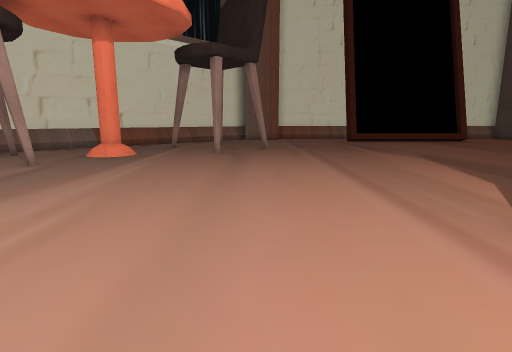
[1] (above)

24 first-person views from a walk through a 3-D level made in the Unity game engine. The camera is 1.2 m above the floor, tilts 10° down and sees 80° across. The floor is counted in squares, 1 m on a side. Each view is taken from the middle of a square. On the plan, view 1 faces up. The plan holds only what a view shows up to about 13 squares ahead; the rest is blank. The place goes on beyond the plan.

[2]
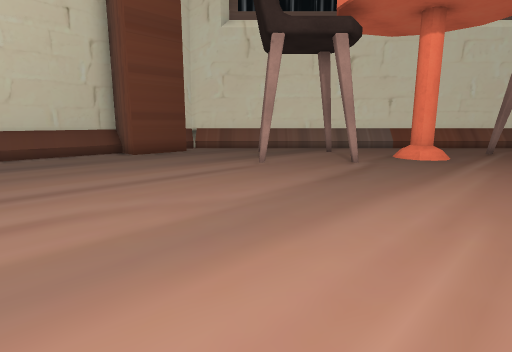

[3]
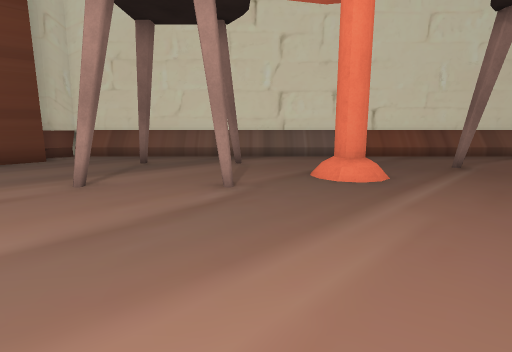

[4]
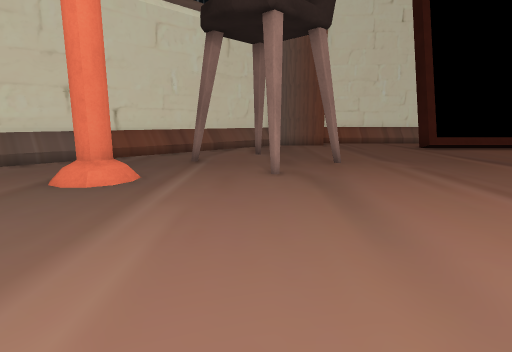

[5]
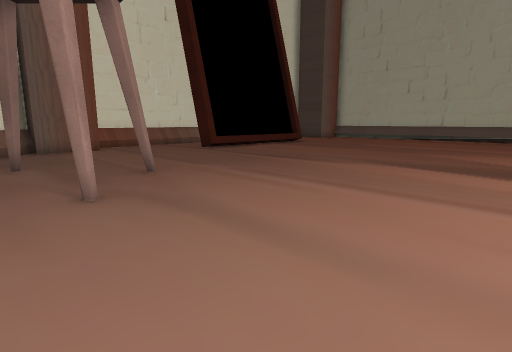

[6]
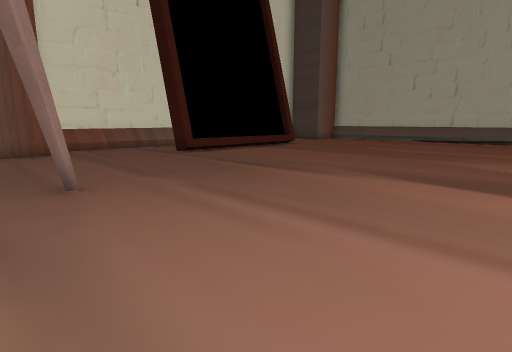

[7]
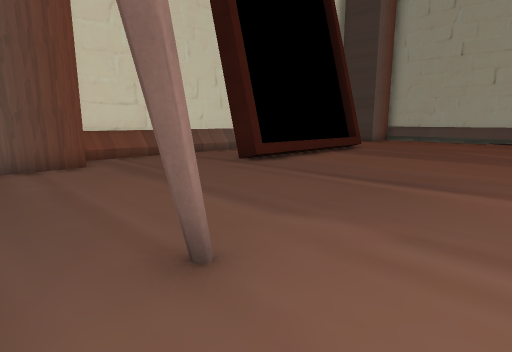

[8]
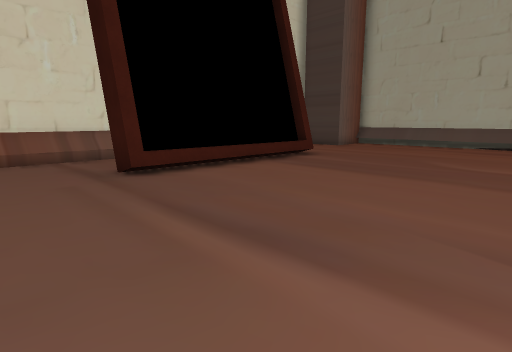

[9]
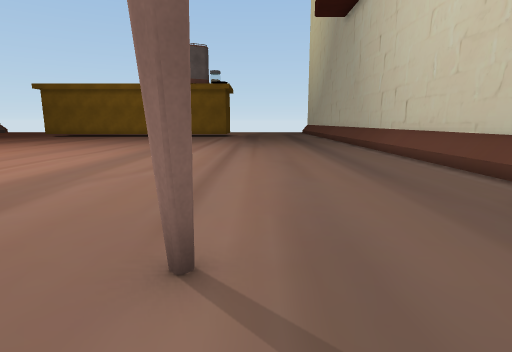

[10]
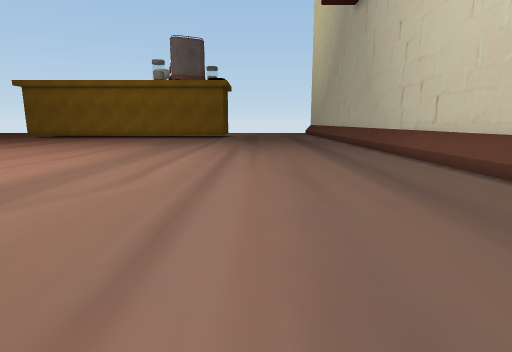

[11]
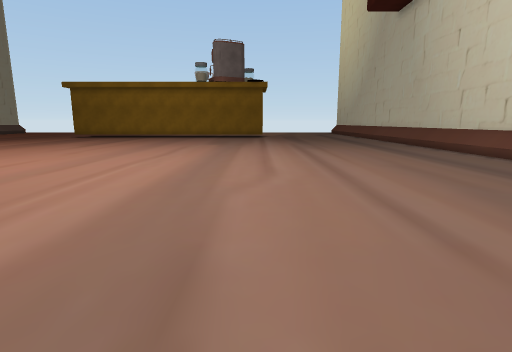

[12]
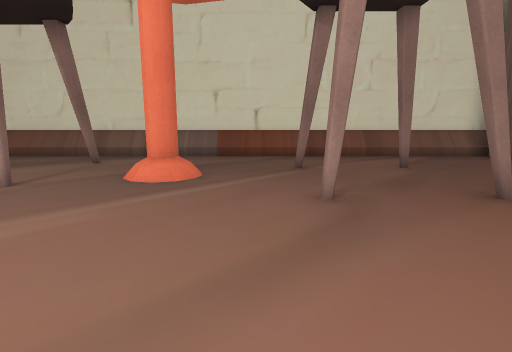

[13]
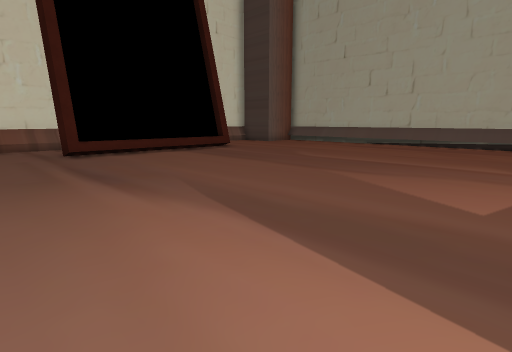

[14]
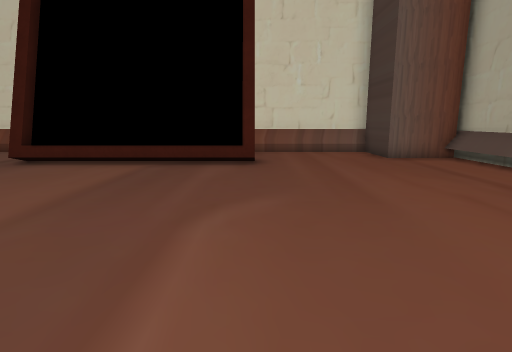

[15]
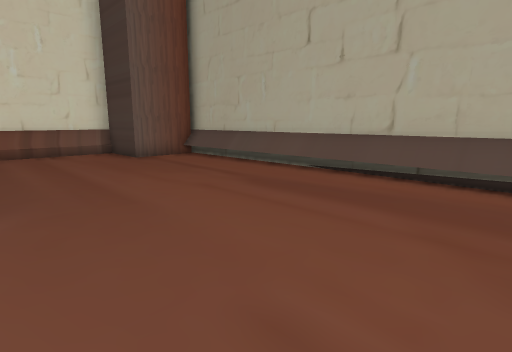

[16]
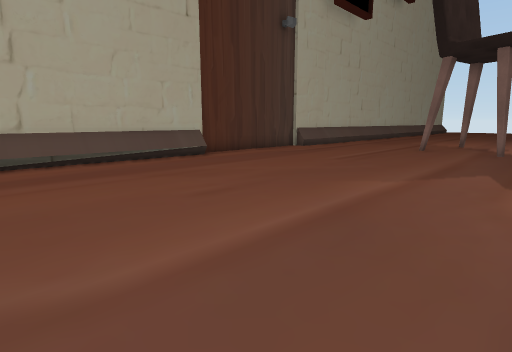

[17]
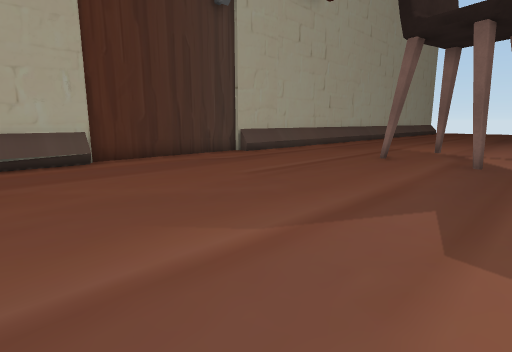

[18]
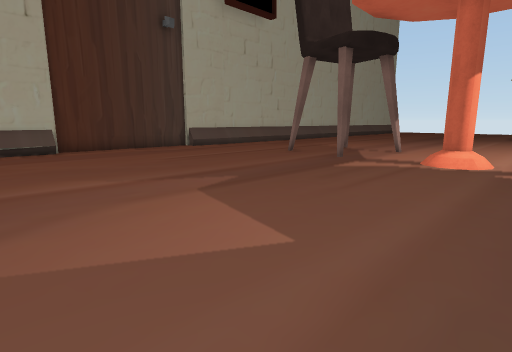

[19]
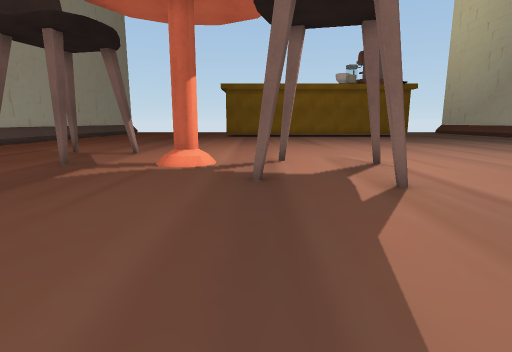

[20]
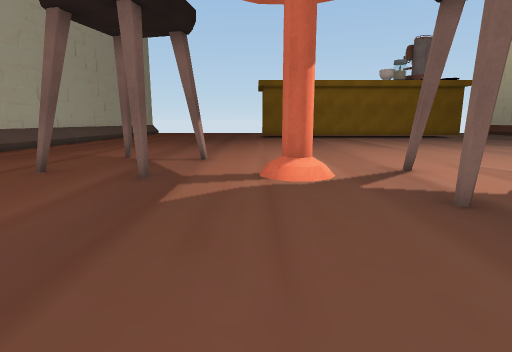

[21]
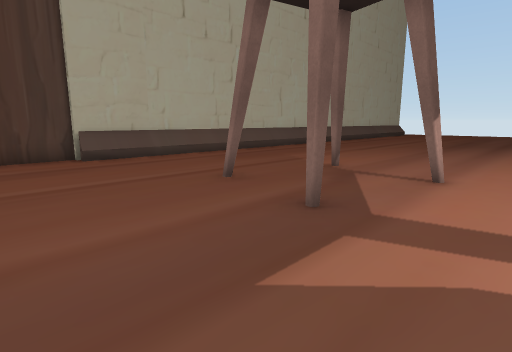

[22]
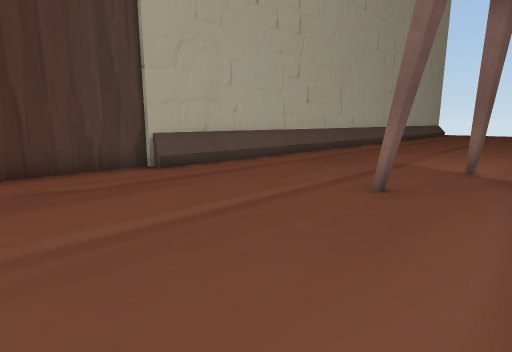

[23]
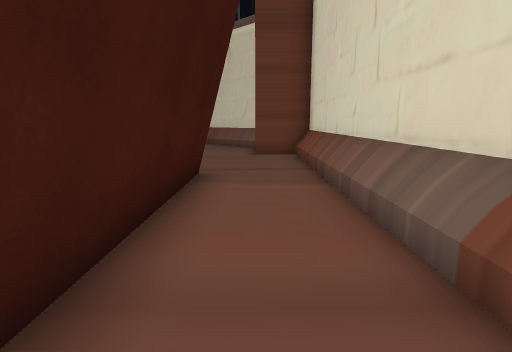

[24]
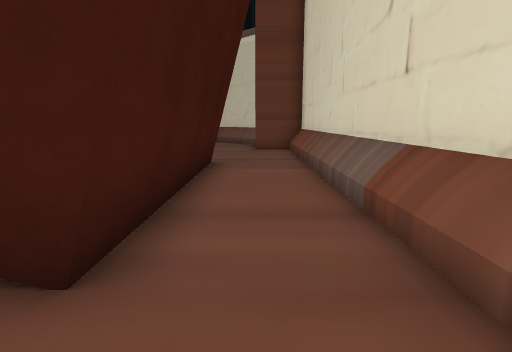

### Floor plan
Points are (right, up) in squares from view 1. A wall is a line through its corners. A room is listed if a view was taken in it or the views show most of it. See-through windows are left out.
Room 1 (views 1, 2, 3, 4, 5, 6, 7, 8, 9, 10, 11, 12, 13, 14, 15, 16, 17, 18, 19, 20, 21, 22, 23, 24)
walls: (3.3, 3.5) (3.5, 3.1); (3.1, 3.3) (3.6, 3.2); (0.3, 14) (0, 14.2); (0.5, 14.2) (0.3, 14) (0.2, 14); (11.5, 0.5) (11.8, 0); (11.4, 0.3) (11.9, 0.2); (10.5, -2.8) (10.9, -2.6) (11.2, -2.7); (-1.8, 16.6) (-1.8, 16) (-2.2, 16.4); (-8.7, 6.8) (-8.4, 7.1) (-8.2, 6.9) (-8.5, 6.6); (13.1, -3.2) (13.6, -3.3); (6.2, 19.7) (6.2, 19.1) (5.8, 19.1) (5.8, 19.7); (5.8, 20) (13, 20); (-3.2, 19.7) (-14.2, 8.7); (19.9, 7) (19.9, 20.6); (13, 19.7) (13, 19.1) (12.6, 19.1) (12.6, 19.6); (20, 1.1) (20, 7); (-0.7, 22.2) (-3, 19.9); (-13.2, 7.1) (-13.2, 4.8) (-14.5, 4.8); (-14.6, 8.4) (-14.7, 7.5); (-14.8, 4.8) (-14.8, -6.4); (19.9, -6.2) (19.9, 1.2); (19.5, 20.3) (17.5, 20.3) (17.5, 22.7); (17.8, 23) (1.5, 23) (1.5, 21) (-0.7, 21)
low walls: (-4.7, 11.6) (-4.7, 11.2) (-5, 10.7) (-5.5, 10.7) (-6, 11); (6.5, 18.9) (5.8, 18.9); (5.8, 19.7) (6.2, 19.7); (-3.1, 19.4) (-13.9, 8.6); (13, 18.9) (12.6, 18.9); (19.7, 7.1) (19.7, 20.3); (12.2, 19.7) (13, 19.7); (-0.6, 21.6) (-13.7, 8.5); (19.5, 11.1) (19.5, 20.3); (-0.6, 21.9) (-2.8, 19.7); (-14.2, 8.1) (-14.3, 7.4); (-14.4, 8.2) (-14.5, 7.5); (-14.5, 4.8) (-14.5, -6.1); (19.5, -6.1) (19.5, -1.2); (19.7, -6.1) (19.7, 1.1); (17.5, 22.5) (1.6, 22.5); (17.5, 22.7) (1.9, 22.7)

Where each view was taken, in squares from view 1:
view 1: 0 up, 0 right, facing up
view 2: 0 up, 2 left, facing up-left
view 3: 5 up, 2 left, facing up-left
view 4: 5 up, 2 left, facing up
view 5: 7 up, 3 left, facing up-right
view 6: 8 up, 1 left, facing up-right
view 7: 12 up, 1 left, facing up-right
view 8: 12 up, 3 right, facing up-right
view 9: 9 up, 9 left, facing down
view 10: 7 up, 9 left, facing down
view 11: 8 up, 6 left, facing down
view 12: 8 up, 1 right, facing up-left
view 13: 7 up, 3 right, facing up-right
view 14: 10 up, 13 right, facing up
view 15: 10 up, 13 right, facing up-right
view 16: 14 up, 10 right, facing down-right
view 17: 10 up, 10 right, facing down-right
view 18: 10 up, 6 right, facing down-right
view 19: 9 up, 6 right, facing down
view 20: 7 up, 9 right, facing down
view 21: 4 up, 9 right, facing down-right
view 22: 5 up, 12 right, facing down-right
view 23: 21 up, 13 right, facing left
view 24: 21 up, 15 right, facing left
